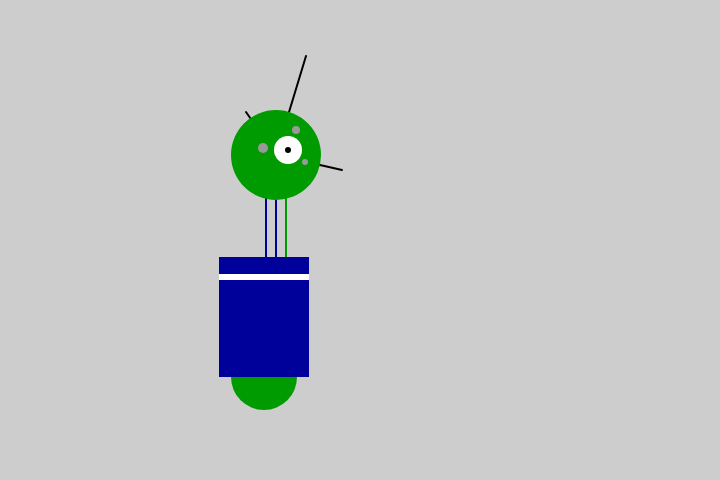
Frame 1 (no input)
Frame 60 (no input): identical to frame 1, image omitted
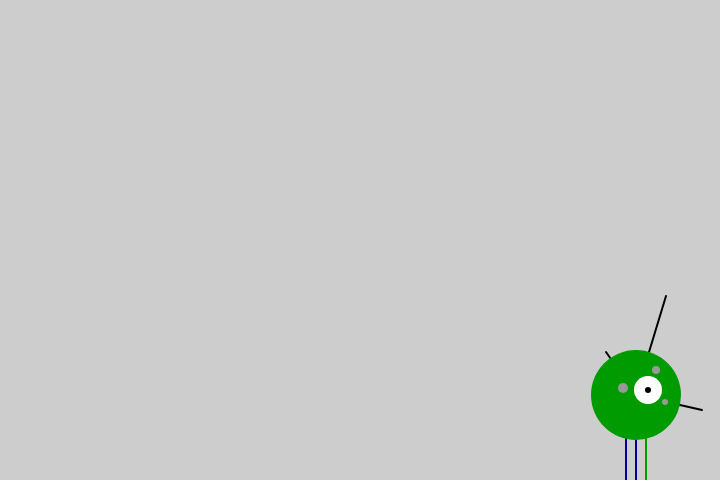
Frame 120 (the mouse pressed at the canvas centre since frame 60)

The p5.js sketch that drew these frames (run headless with seeded random() and noise() and a simulated clock; from frame 60 on, the mouse is pressed at the canvas centre):

// p5.js sketch
// ── sketch.js
function setup() {
  createCanvas(720, 480);
  smooth();
  strokeWeight(2);
}
  function draw() {
background(205);
translate(mouseX, mouseY);

    //Neck
  stroke(0, 0, 155);
  line(266, 257, 266, 162);
  stroke(0, 155, 0);
  stroke(0, 0, 155);
  line(276, 257, 276,162);
  stroke(0, 155, 0);
  line(286, 257, 286, 162);
  
   //Antennae
  stroke(0);
  line(276, 155, 246, 112);
  line(276, 155, 306, 56);
  line(276, 155, 342, 170);
  
  //Body
  noStroke();
   fill(0, 155, 0);
  ellipse(264, 377, 66, 66);
  fill(0, 0, 155);
  rect(219, 257, 90, 120);
  fill(255);
  rect(219, 274, 90, 6);
  
  //Head
  fill(0, 155, 0);
  ellipse(276, 155, 90, 90);
  fill(255);
  ellipse(288, 150, 28, 28);
  fill(0);
  ellipse(288, 150, 6, 6);
  fill(153);
  ellipse(263, 148, 10, 10);
  ellipse(296, 130, 8, 8);
  ellipse(305, 162, 6,6);
}
